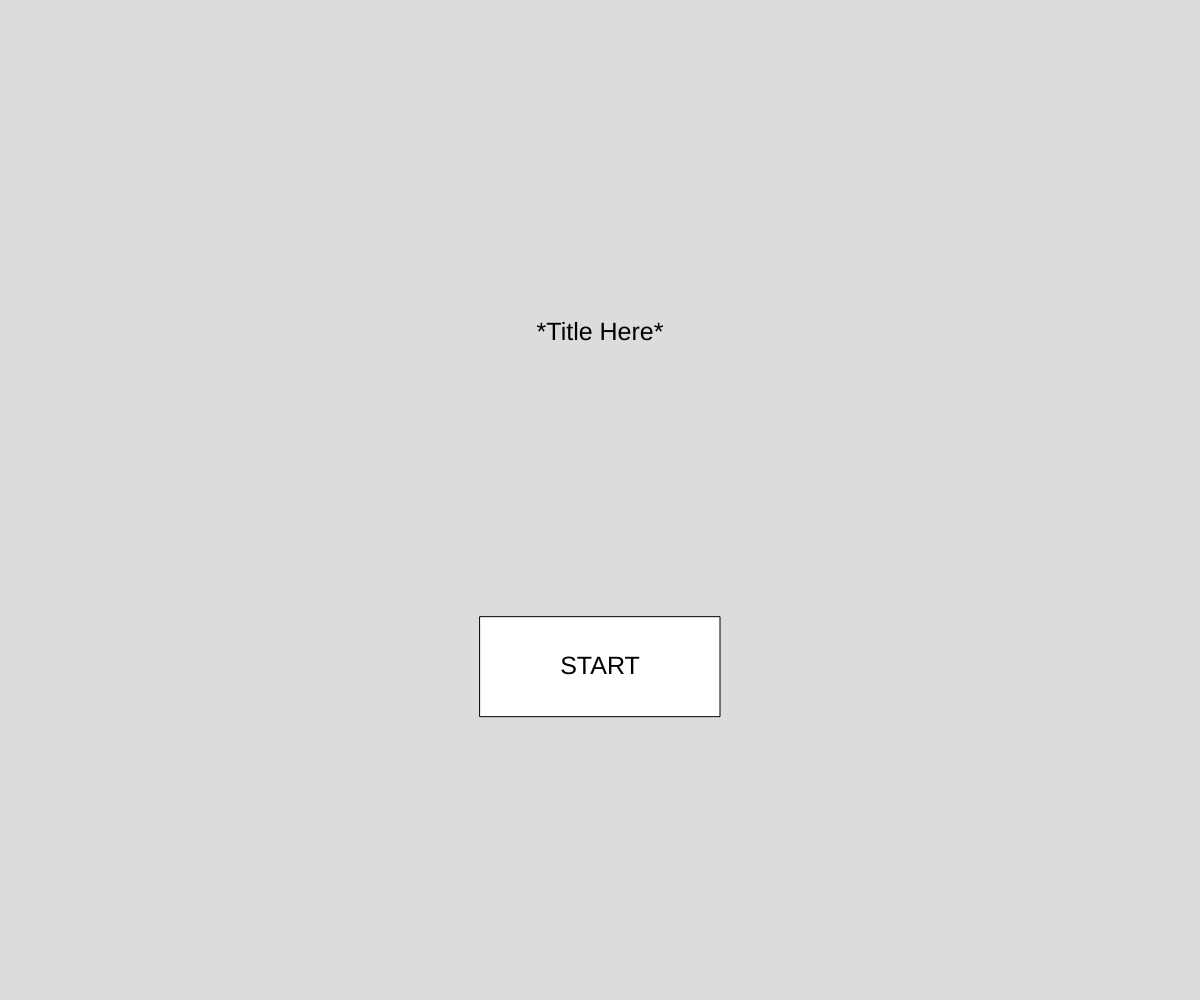
Frame 1 (no input)
Frame 60 (no input): identical to frame 1, image omitted
Frame 120 (the mouse pressed at the canvas centre since frame 60): identical to frame 1, image omitted

The p5.js sketch that drew this single still picture (run headless with seeded random() and noise() and a simulated clock; from frame 60 on, the mouse is pressed at the canvas centre):

// p5.js sketch
// ── sketch.js
// Major Project
// Michael Blushke
// Started Feb 10, 2021 - Finished ____________
//
// Extra for Experts:
// - describe what you did to take this project "above and beyond"

let numberOfEnemies;
let player;
let ally1;
let ally2;
let enemy1;
let enemy2;
let enemy3;
let chr1Red;
let chr2Blue;
let chr3Yellow;
let chr4Green;
let chrGoButton;
let moveButton1;
let moveButton2;
let moveButton3;
let halfHeight;
let halfWidth;
let enemyWidth;
let allyWidth;
let gameState = "menu";
let battleState = "turn";
let turnState;
let turnOrder;
let startButton;
let turnRep = 0;
let exper;
let currentMove;
let moveNum;
let currentTarget;
let oldX;
let currentDamage;

function setup() {
  createCanvas(windowWidth, windowHeight);
  halfHeight = height/2;
  halfWidth = width/2;
  enemyWidth = width*(2/3);
  allyWidth = width/3;
  rectMode(CENTER);
  textAlign(CENTER, CENTER);

  

  //make new buttons
  startButton = new Button("START", 25, "white", "black", width/5, height/10, width/2, height/1.5);
}

function draw() {
  background(220);
  if (gameState === "menu") {
    menuDisplay();
  }

  if (gameState === "allySelect") {
    chrSelDisplay();
  }
  
  if (gameState === "battle") {
    displaySquares();
    exper.display();
    if (battleState === "turn") {
      moveButtonDisplay();
    }
  }

  if (gameState === "win") {
    displayWin();
  }
}
  

class Sprite {
  constructor(health, team, color, sizeX, sizeY, x, y, agility, isAlive){
    this.health = health;
    this.team = team;
    this.color = color;
    this.sizeX = sizeX;
    this.sizeY = sizeY;
    this.x = x;
    this.y = y;
    this.agility = agility;
    this.isAlive = isAlive;
  }

  display() {
    if (this.isAlive) {
      fill(this.color);
      
      rect(this.x, this.y, this.sizeX, this.sizeY);

      fill("black");

      text(this.health, this.x, this.y - 75);
    }
  }

  mouseOver() {
    return mouseX > this.x - this.sizeX/2 && mouseX < this.x + this.sizeX/2 && 
      mouseY > this.y - this.sizeY/2 && mouseY < this.y + this.sizeY/2;
  }
}

class Button {
  constructor(txt, txtSize, buttonColor, txtColor, buttonWidth, buttonHeight, buttonX, buttonY){
    this.txt = txt;
    this.txtSize = txtSize;
    this.buttonColor = buttonColor;
    this.txtColor = txtColor;
    this.buttonWidth = buttonWidth;
    this.buttonHeight = buttonHeight;
    this.buttonX = buttonX;
    this.buttonY = buttonY;
  }

  display() {
    fill(this.buttonColor);
    rect(this.buttonX, this.buttonY, this.buttonWidth, this.buttonHeight);
    textSize(this.txtSize);
    fill(this.txtColor);
    text(this.txt, this.buttonX, this.buttonY);
  }

  mouseOver() {
    return mouseX > this.buttonX - this.buttonWidth/2 && mouseX < this.buttonX + this.buttonWidth/2 && 
      mouseY > this.buttonY - this.buttonHeight/2 && mouseY < this.buttonY + this.buttonHeight/2;
  }
}

function menuDisplay() {
  //title
  fill("black");
  textSize(25);
  text("*Title Here*", width/2, height/3);

  //display start button
  startButton.display();
}

function chrSelDisplay() {
  chr1Red.display();
  chr2Blue.display();
  chr3Yellow.display();
  chr4Green.display();
  chrGoButton.display();
}

function keyPressed() {
  if (gameState === "win" || gameState === "battle") {
    if (key === "b") {
      resetBattle();
    }
  }
}

function mousePressed() {
  if (gameState === "menu") {
    //start button to character select
    if (startButton.mouseOver()) {
      gameState = "allySelect";
      chr1Red = new Button("Fire/Magic", 20, "white", "red", 150, 150, width/3, height/3);
      chr2Blue = new Button("Ice/Physical", 20, "white", "blue", 150, 150, width/3, height*(2/3));
      chr3Yellow = new Button("Elec/Physical", 20, "white", "yellow", 150, 150, width*(2/3), height/3);
      chr4Green = new Button("Wind/Magic", 20, "white", "green", 150, 150, width*(2/3), height*(2/3));
      chrGoButton = new Button("GO", 25, "white", "black", width/7, height/10, width/2, height*(1/4));
    }
  }

  //character select options/buttons
  if (gameState === "allySelect") {
    if (chr1Red.mouseOver()) {
      chr1Red.buttonColor = "black";
      if (chr2Blue.buttonColor === "black") {
        chr2Blue.buttonColor = "white";
      }
    }
    if (chr2Blue.mouseOver()) {
      chr2Blue.buttonColor = "black";
      if (chr1Red.buttonColor === "black") {
        chr1Red.buttonColor = "white";
      }
    }
    if (chr3Yellow.mouseOver()) {
      chr3Yellow.buttonColor = "black";
      if (chr4Green.buttonColor === "black") {
        chr4Green.buttonColor = "white";
      }
    }
    if (chr4Green.mouseOver()) {
      chr4Green.buttonColor = "black";
      if (chr3Yellow.buttonColor === "black") {
        chr3Yellow.buttonColor = "white";
      }
    }
    if (chrGoButton.mouseOver()) {
      if ((chr1Red.buttonColor === "black" || chr2Blue.buttonColor === "black") && 
      (chr3Yellow.buttonColor === "black" || chr4Green.buttonColor === "black")) {
        startBattle();
      }
    }
  }

  if (gameState === "battle") {
    if (battleState === "turn") {
      if (moveButton1.mouseOver()) {
        currentMove = moveButton1.txt;
        moveNum = 1;
        battleState = "target";
      }
      if (moveButton2.mouseOver()) {
        currentMove = moveButton2.txt;
        moveNum = 2;
        battleState = "target";
      }
      if (turnState === "player") {
        if (moveButton3.mouseOver()) {
          currentMove = moveButton3.txt;
          moveNum = 3;
          battleState = "target";
        }
      } 
    }
    if (battleState === "target") {
      if (enemy1.mouseOver()) {
        if (enemy1.isAlive) {
          currentTarget = "enemy1";
          battleState = "damage";
          executeMove();
        }
      }
    }
    if (numberOfEnemies >= 2) {
      if (enemy2.mouseOver()) {
        if (enemy2.isAlive) {
          currentTarget = "enemy2";
          battleState = "damage";
          executeMove();
        }
      }
    }
    if (numberOfEnemies === 3) {
      if (enemy3.mouseOver()) {
        if (enemy3.isAlive) {
          currentTarget = "enemy3";
          battleState = "damage";
          executeMove();
        }
      }
      
    }
  }
}


function displaySquares() {
  //show player/allies
  player.display();
  ally1.display();
  ally2.display();

  //show 1 enemy
  if (numberOfEnemies === 1) {
    enemy1.display();
  }
  //show 2 enemies
  else if (numberOfEnemies === 2) {
    enemy1.display();
    enemy2.display();
  }
  //show 3 enemies
  else if (numberOfEnemies === 3) {
    enemy1.display();
    enemy2.display();
    enemy3.display();
  }
}

function randomEncounter() {
  let enemies;
  let choice = random(0, 100);
  if (choice >= 0 && choice < 25) {
    enemies = 1;
  }
  else if (choice >= 25 && choice < 75) {
    enemies = 2;
  }
  else if (choice >= 75 && choice <= 100) {
    enemies = 3;
  }
  return enemies;
}

function makeSprites() {
  //allies
  player = new Sprite(200, "ally", "white", 100, 100, allyWidth, halfHeight, 10, true);

  if (chr1Red.buttonColor === "black") {
    ally1 = new Sprite(200, "ally", "red", 100, 100, allyWidth, height/4, 7, true);
  }
  if (chr2Blue.buttonColor === "black") {
    ally1 = new Sprite(250, "ally", "blue", 100, 100, allyWidth, height/4, 8, true);
  }

  if (chr3Yellow.buttonColor === "black") {
    ally2 = new Sprite(300, "ally", "yellow", 100, 100, allyWidth, height*0.75, 5, true);
  }
  if (chr4Green.buttonColor === "black") {
    ally2 = new Sprite(200, "ally", "green", 100, 100, allyWidth, height*0.75, 10, true);
  }

  //enemies
  if (numberOfEnemies === 1) {
    enemy1 = new Sprite(200, "enemy", "purple", 100, 100, enemyWidth, halfHeight, 7, true);
  }
  if (numberOfEnemies === 2) {
    enemy1 = new Sprite(200, "enemy", "purple", 100, 100, enemyWidth, height/3, 7, true);
    enemy2 = new Sprite(200, "enemy", "purple", 100, 100, enemyWidth, height*(2/3), 6, true);
  }
  if (numberOfEnemies === 3) {
    enemy1 = new Sprite(200, "enemy", "purple", 100, 100, enemyWidth, height/4, 7, true);
    enemy2 = new Sprite(200, "enemy", "purple", 100, 100, enemyWidth, halfHeight, 6, true);
    enemy3 = new Sprite(200, "enemy", "purple", 100, 100, enemyWidth, height*0.75, 5, true);
  }
}

function determineTurnOrder() {
  turnOrder = [];
  for (let i=10; i > 0; i--) {
    if (player.agility === i) {
      turnOrder.push("player");
    }
    if (ally1.agility === i) {
      turnOrder.push("ally1");
    }
    if (ally2.agility === i) {
      turnOrder.push("ally2");
    }
    if (enemy1.agility === i) {
      turnOrder.push("enemy1");
    }
    if (numberOfEnemies === 2) {
      if (enemy2.agility === i) {
        turnOrder.push("enemy2");
      }
    }
    if (numberOfEnemies === 3) {
      if (enemy3.agility === i) {
        turnOrder.push("enemy3");
      }
    }
  }
}

function resetBattle() {
  gameState = "menu";
  turnRep = 0;
}

function startBattle() {
  numberOfEnemies = randomEncounter();
  makeSprites();
  determineTurnOrder();
  gameState = "battle";
  battleState = "turn";
  turnState = whoseTurn();
  exper = new Button (turnState, 15, "white", "black", 100, 50, halfWidth, height-30);
  moveButtons();
}

function whoseTurn() {
  if (turnRep >= turnOrder.length) {
    turnRep = 0;
  }
  return turnOrder[turnRep];
}

function moveButtons() {
  let mveBtnTxt1;
  let mveBtnTxt2;
  let mveBtnTxt3;
  if (turnState === "player") {
    if (ally1.color === "red") {
      mveBtnTxt1 = "Bufula";
    }
    if (ally1.color === "blue") {
      mveBtnTxt1 = "Agilao";
    }
    if (ally2.color === "yellow") {
      mveBtnTxt2 = "Garula";
    }
    if (ally2.color === "green") {
      mveBtnTxt2 = "Zionga";
    }
    mveBtnTxt3 = "Cleave";
  }

  if (turnState === "ally1") {
    if (ally1.color === "red") {
      mveBtnTxt1 = "Agilao";
      mveBtnTxt2 = "Diarama";
    }
    if (ally1.color === "blue") {
      mveBtnTxt1 = "Bufula";
      mveBtnTxt2 = "Cleave";
    }
  }

  if (turnState === "ally2") {
    if (ally2.color === "yellow") {
      mveBtnTxt1 = "Zionga";
      mveBtnTxt2 = "Lunge";
    }
    if (ally2.color === "green") {
      mveBtnTxt1 = "Garula";
      mveBtnTxt2 = "Diarama";
    }
  }
  if (turnState !== "player") {
    moveButton1 = new Button(mveBtnTxt1, 20, "white", "black", 100, 50, 50, halfHeight-25);
    moveButton2 = new Button(mveBtnTxt2, 20, "white", "black", 100, 50, 50, halfHeight+25);
  }
  else {
    moveButton1 = new Button(mveBtnTxt1, 20, "white", "black", 100, 50, 50, halfHeight-50);
    moveButton2 = new Button(mveBtnTxt2, 20, "white", "black", 100, 50, 50, halfHeight);
    moveButton3 = new Button(mveBtnTxt3, 20, "white", "black", 100, 50, 50, halfHeight+50);
  }
}

function moveButtonDisplay() {
  moveButton1.display();
  moveButton2.display();
  if (turnState === "player") {
    moveButton3.display();
  }
}

function executeMove() {
  //deal damage
  currentDamage = Math.floor(random(55, 65));
  if (currentTarget === "enemy1") {
    enemy1.health -= currentDamage;
  }
  if (currentTarget === "enemy2") {
    enemy2.health -= currentDamage;
  }
  if (currentTarget === "enemy3") {
    enemy3.health -= currentDamage;
  }

  if (enemy1.health <= 0) {
    enemy1.isAlive = false;
  }
  if (numberOfEnemies >= 2) {
    if (enemy2.health <= 0) {
      enemy2.isAlive = false;
    }
  }
  if (numberOfEnemies === 3) {
    if (enemy3.health <= 0) {
      enemy3.isAlive = false;
    }
  }
  

  if (numberOfEnemies === 1) {
    if (!enemy1.isAlive) {
      gameState = "win";
    }
  }
  if (numberOfEnemies === 2) {
    if (!enemy1.isAlive && !enemy2.isAlive) {
      gameState = "win";
    }
  }
  if (numberOfEnemies === 3) {
    if (!enemy1.isAlive && !enemy2.isAlive && !enemy3.isAlive) {
      gameState = "win";
    }
  }

  //next turn
  turnRep += 1;
  turnState = whoseTurn();
  exper.txt = turnState;
  moveButtons();
  battleState = "turn";
}

function displayWin() {
  textSize(50);
  text("You Win!", halfWidth, height/3);

  textSize(25);
  text("Press B to go back to menu.", halfWidth, height-50);
}
